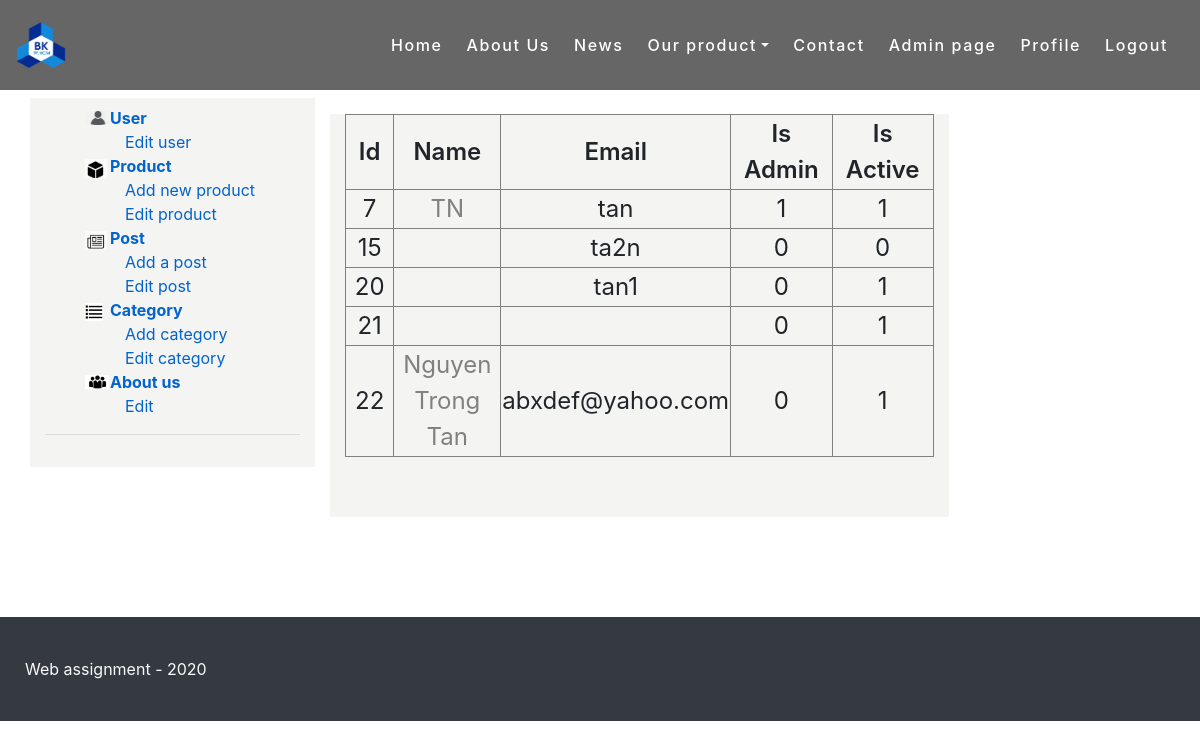
Page /admin/user.php (signed in) on the earlier database version.
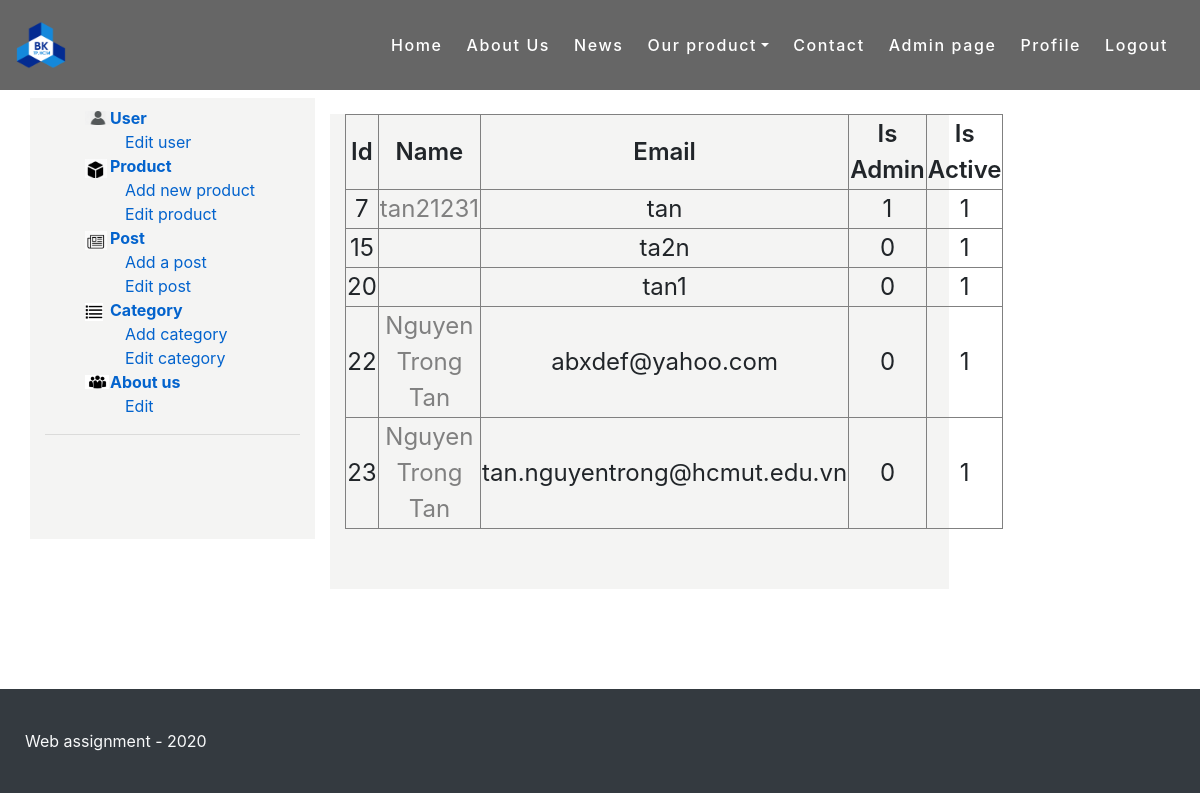
Same page on the later database version.
### tables this page shows
CREATE TABLE `user` (
  `id` int(11) NOT NULL,
  `password` varchar(30) NOT NULL,
  `email` varchar(50) NOT NULL,
  `name` varchar(50) NOT NULL,
  `date_of_birth` date DEFAULT NULL,
  `avatar` varchar(100) DEFAULT NULL,
  `is_admin` tinyint(1) DEFAULT 0,
  `is_active` tinyint(1) DEFAULT 1
);

### model/User.php (called while the page is built, shortened)
<?php
class User
{
    public function __construct($object)
    {
        if (isset($object->id))
            $this->id = $object->id;
        if (isset($object->name))
            $this->name = $object->name;
        if (isset($object->email))
            $this->email = $object->email;
        if (isset($object->is_admin))
            $this->is_admin = $object->is_admin;
        if (isset($object->is_active))
            $this->is_active = $object->is_active;
    }
    public static function getByPage($pageNum, $pageSize){
        $offset = $pageNum * $pageSize;
        $query = "SELECT * FROM user LIMIT ? OFFSET ?";
        $param = ["ii", &$pageSize, &$offset];
        $result = runQuery($query, $param);
        $response = [];
        while ($row = $result->fetch_object()) {
            array_push($response, new User($row));
        }
        return $response;
    }
}

### util.php (called while the page is built, shortened)
<?php
$servername = "localhost";
$dBUsername = "root";
$dBPassword = "";
$dBName = "company";
$conn = mysqli_connect($servername, $dBUsername, $dBPassword, $dBName);
function runQuery($query, $param = null, $isSelect = true)
{
    global $conn;
    $stmt = $conn->prepare($query);
    if ($param != null){
        call_user_func_array(array($stmt, 'bind_param'), $param);
    }
    if (!$stmt->execute()) {
        serverErrorResponse($conn->error);
    }
    if ($isSelect)
        return $stmt->get_result();
    else
        return $stmt->affected_rows;
}
?>

### view/admin_user_list_view.php (the view, shortened to what this page needs)
<?php
include $_SERVER['DOCUMENT_ROOT'] . '/LayOut/header.php';
include_once "../LayOut/leftContentAccess.php";
$user_list = User::getByPage(0, 100);
?>
<div class="col-12 col-md-8 col-lg-9" style="background-color: #F4F4F3;">
    <div class="shop_post_area mt-2">
        <div class="row">
            <div class="col-lg-12" style="width: 100%; text-align: center">
                <div class="item owl-carousel owl-theme">
                    <table style="width: 100%; margin-bottom: 60px;" border="1" >
                        <tr>
                            <td style="width: 10%; font-weight: 600;">Id</td>
                            <td style="width: 20%; font-weight: 600;">Name</td>
                            <td style="width: 20%; font-weight: 600;">Email</td>
                            <td style="width: 20%; font-weight: 600;">Is Admin</td>
                            <td style="width: 20%; font-weight: 600;">Is Active</td>
                        </tr>
                        <?php foreach ($user_list as $user){
                            ?>
                            <tr>
                                <td><?php echo $user->id?></td>
                                <td><a href="user.php?id=<?php echo $user->id?>"><?php echo $user->name?></td>
                                <td><?php echo $user->email ?></td>
                                <td><?php echo $user->is_admin ?></td>
                                <td><?php echo $user->is_active ?></td>
                            </tr>
                            <?php
                        }?>
                    </table>
                </div>
            </div>
        </div>
    </div>
</div>
</div>
</div>
</div>
</div>
</div>
</div>
</div>
</div>
<?php
include $_SERVER['DOCUMENT_ROOT'] . '/LayOut/footer.php';
?>

Differences in the rows shown:
removed user: id "21", is_admin "0", is_active "1"
changed user "tan": name "TN" → "tan21231"
changed user "ta2n": is_active "0" → "1"
added user: id "23", name "Nguyen Trong Tan", email "tan.nguyentrong@hcmut.edu.vn", is_admin "0", is_active "1"
